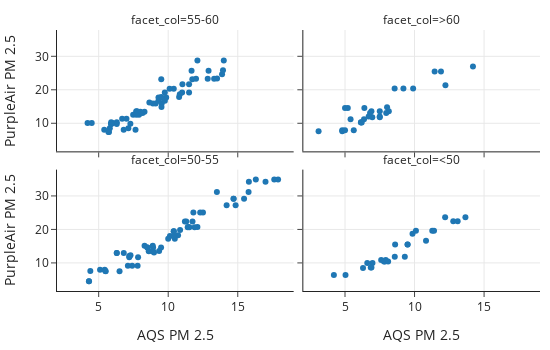

Notebook code cell kept with this figure:
### Markdown cell above
Then, we use this qualitative feature to subdivide the data into a two-by-two panel of scatter plots:

### Code cell
fig = px.scatter(GA, x='pm25aqs', y='pm25pa', 
                 facet_col=rh_cat, facet_col_wrap=2,
                 labels={'pm25aqs':'AQS PM 2.5', 'pm25pa':'PurpleAir PM 2.5'},
                 width=550, height=350)

fig.update_layout(margin=dict(t=30))
fig.show()

### Figure 1 — Plotly figure (JSON) as saved in the notebook; plotly's stock layout.template omitted (floating-point values rounded to 4 significant figures)
{"data": [{"hovertemplate": "facet_col=55-60<br>AQS PM 2.5=%{x}<br>PurpleAir PM 2.5=%{y}<extra></extra>", "legendgroup": "", "marker": {"color": "#1F77B4", "symbol": "circle"}, "mode": "markers", "name": "", "orientation": "v", "showlegend": false, "type": "scatter", "x": [8.646, 7.704, 6.3, 9.442, 9.754, 11.02, 11.68, 6.687, 7.478, 7.278, 9.533, 9.759, 10.4, 9.854, 14.0, 11.73, 12.84, 10.78, 7.65, 7.133, 5.742, 6, 8.296, 6.3, 7.725, 9.517, 10.83, 13.87, 8.157, 13.51, 13.94, 11, 11.5, 12.9, 7, 7.9, 5.9, 8.9, 9.3, 10.1, 9.3, 12.1, 9.5, 12, 9.5, 5.4, 5.8, 5.7, 4.2, 8, 5.9, 7.8, 5.9, 11.5, 7.7, 5.9, 9.1, 13.3, 6.8, 4.5], "xaxis": "x3", "y": [16.19, 13.59, 10.3, 17.55, 19.21, 21.67, 25.68, 11.38, 12.56, 9.854, 15.92, 16.74, 20.3, 17.68, 28.73, 23.15, 23.29, 17.83, 8.047, 8.52, 7.429, 10.06, 13.45, 9.778, 13.55, 14.87, 18.7, 24.63, 13.04, 23.34, 25.82, 19.21, 21.67, 25.68, 11.38, 12.56, 9.854, 15.92, 16.74, 20.3, 17.68, 28.73, 23.15, 23.29, 17.83, 8.047, 8.52, 7.429, 10.06, 13.45, 9.778, 13.55, 10.3, 19.21, 12.56, 9.854, 15.92, 23.29, 8.047, 10.06], "yaxis": "y3"}, {"hovertemplate": "facet_col=>60<br>AQS PM 2.5=%{x}<br>PurpleAir PM 2.5=%{y}<extra></extra>", "legendgroup": "", "marker": {"color": "#1F77B4", "symbol": "circle"}, "mode": "markers", "name": "", "orientation": "v", "showlegend": false, "type": "scatter", "x": [8.025, 6.963, 5.629, 6.15, 6.367, 7.496, 8.567, 8.15, 7.963, 11.45, 6.392, 4.804, 14.2, 6.146, 12.22, 7.5, 4.8, 6.2, 5.4, 6.7, 9.2, 6.9, 6.8, 11.9, 5, 3.1, 5, 9.9, 7.5, 5.2], "xaxis": "x4", "y": [14.79, 11.79, 7.893, 10.24, 11.2, 11.99, 20.39, 13.62, 13.09, 25.47, 14.55, 7.639, 26.94, 10.33, 21.36, 11.79, 7.893, 10.24, 11.2, 11.99, 20.39, 13.62, 13.09, 25.47, 14.55, 7.639, 7.893, 20.39, 13.62, 14.55], "yaxis": "y4"}, {"hovertemplate": "facet_col=50-55<br>AQS PM 2.5=%{x}<br>PurpleAir PM 2.5=%{y}<extra></extra>", "legendgroup": "", "marker": {"color": "#1F77B4", "symbol": "circle"}, "mode": "markers", "name": "", "orientation": "v", "showlegend": false, "type": "scatter", "x": [11.75, 8.912, 11.81, 10.12, 10.4, 5.433, 5.504, 7.833, 8.887, 15.45, 14.85, 11.45, 11.52, 7.408, 9.488, 10.47, 15.78, 17.0, 17.62, 8.867, 6.804, 5.479, 4.304, 7.2, 10.71, 7.287, 9.346, 10.85, 8.979, 11.2, 8.5, 12.5, 10.4, 10.4, 5.1, 6.5, 7.2, 8.3, 14.7, 14.2, 12.1, 11.4, 7.1, 8.5, 10, 13.5, 15.8, 16.3, 8.6, 6.3, 4.4, 4.3, 11.3, 12.3, 14.7, 11.9, 7.8, 17.9, 8.9, 6.3], "xaxis": "x", "y": [22.34, 14.57, 25.08, 18.05, 19.43, 7.939, 7.54, 11.67, 15.15, 29.19, 27.2, 20.74, 20.67, 9.153, 14.6, 17.25, 31.2, 34.25, 34.92, 13.45, 12.94, 7.567, 4.544, 12.09, 18.23, 12.31, 13.55, 19.85, 13.1, 22.34, 14.57, 25.08, 18.05, 19.43, 7.939, 7.54, 11.67, 15.15, 29.19, 27.2, 20.74, 20.67, 9.153, 14.6, 17.25, 31.2, 34.25, 34.92, 13.45, 12.94, 7.567, 4.544, 22.34, 25.08, 29.19, 20.67, 9.153, 34.92, 13.45, 12.94], "yaxis": "y"}, {"hovertemplate": "facet_col=<50<br>AQS PM 2.5=%{x}<br>PurpleAir PM 2.5=%{y}<extra></extra>", "legendgroup": "", "marker": {"color": "#1F77B4", "symbol": "circle"}, "mode": "markers", "name": "", "orientation": "v", "showlegend": false, "type": "scatter", "x": [8.604, 6.975, 12.78, 6.85, 7.929, 7.867, 8.579, 11.28, 13.66, 5.037, 6.296, 10.83, 9.854, 9.5, 6.6, 13.1, 6.9, 7.6, 7.8, 9.3, 10.1, 12.2, 4.2, 9.5, 8.1, 11.4], "xaxis": "x2", "y": [15.48, 9.997, 22.47, 8.649, 10.86, 10.44, 11.86, 19.61, 23.64, 6.39, 8.493, 16.63, 18.67, 15.48, 9.997, 22.47, 8.649, 10.86, 10.44, 11.86, 19.61, 23.64, 6.39, 15.48, 10.44, 19.61], "yaxis": "y2"}], "layout": {"annotations": [{"font": {}, "showarrow": false, "text": "facet_col=50-55", "x": 0.245, "xanchor": "center", "xref": "paper", "y": 0.465, "yanchor": "bottom", "yref": "paper"}, {"font": {}, "showarrow": false, "text": "facet_col=<50", "x": 0.755, "xanchor": "center", "xref": "paper", "y": 0.465, "yanchor": "bottom", "yref": "paper"}, {"font": {}, "showarrow": false, "text": "facet_col=55-60", "x": 0.245, "xanchor": "center", "xref": "paper", "y": 1.0, "yanchor": "bottom", "yref": "paper"}, {"font": {}, "showarrow": false, "text": "facet_col=>60", "x": 0.755, "xanchor": "center", "xref": "paper", "y": 1.0, "yanchor": "bottom", "yref": "paper"}], "height": 350, "legend": {"tracegroupgap": 0}, "margin": {"t": 30}, "width": 550, "xaxis": {"anchor": "y", "autorange": true, "domain": [0, 0.49], "range": [1.978, 19.02], "title": {"text": "AQS PM 2.5"}, "type": "linear"}, "xaxis2": {"anchor": "y2", "autorange": true, "domain": [0.51, 1], "matches": "x", "range": [1.978, 19.02], "title": {"text": "AQS PM 2.5"}, "type": "linear"}, "xaxis3": {"anchor": "y3", "autorange": true, "domain": [0, 0.49], "matches": "x", "range": [1.978, 19.02], "showticklabels": false, "type": "linear"}, "xaxis4": {"anchor": "y4", "autorange": true, "domain": [0.51, 1], "matches": "x", "range": [1.978, 19.02], "showticklabels": false, "type": "linear"}, "yaxis": {"anchor": "x", "autorange": true, "domain": [0, 0.465], "range": [1.612, 37.85], "title": {"text": "PurpleAir PM 2.5"}, "type": "linear"}, "yaxis2": {"anchor": "x2", "autorange": true, "domain": [0, 0.465], "matches": "y", "range": [1.612, 37.85], "showticklabels": false, "type": "linear"}, "yaxis3": {"anchor": "x3", "autorange": true, "domain": [0.535, 1.0], "matches": "y", "range": [1.612, 37.85], "title": {"text": "PurpleAir PM 2.5"}, "type": "linear"}, "yaxis4": {"anchor": "x4", "autorange": true, "domain": [0.535, 1.0], "matches": "y", "range": [1.612, 37.85], "showticklabels": false, "type": "linear"}}}
